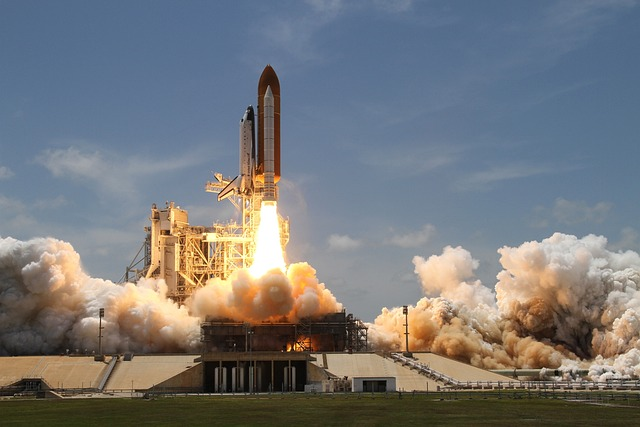
#> input picture ch20/opencv/sample.jpg, 640 x 427 px, found by its file name
$ python opencv_detectEdge.py
#> lines starting #> are read from the running program, lines starting #| are printed output that depends on the picture; after the words box and inside, x2 and y2 are one past the last pixel; in counts of white or black regions, pixels touching at a corner belong together
# opencv_detectEdge.py

import cv2

image = cv2.imread(r'ch20\opencv\sample.jpg')
#> image is the input picture: shape (427, 640, 3); mean B, G, R 121.7, 119.8, 118.5

# edges = cv2.Canny(image, threshold1=100, threshold2=200)
edges = cv2.Canny(image, threshold1=10, threshold2=200)
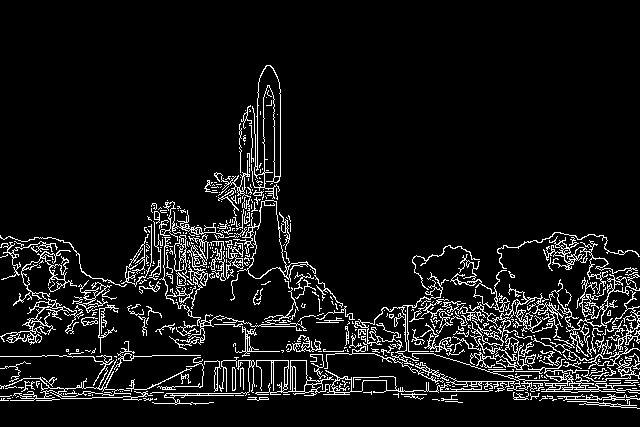
#> edges: shape (427, 640); 8% white in thin lines or dots, all inside (x1, y1, x2, y2) = (0, 65, 640, 409)

cv2.imshow('Edge detected Image', edges)
cv2.waitKey(0)
cv2.destroyAllWindows()

$ run again, with ch20/opencv/candies.jpg copied over ch20/opencv/sample.jpg
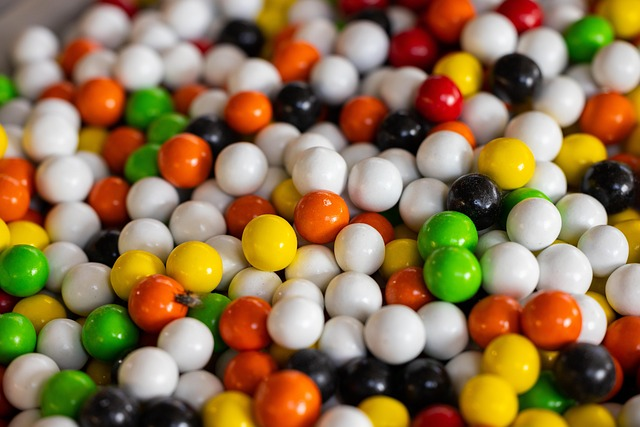
#> input picture ch20/opencv/candies.jpg, 640 x 427 px, found by its file name
#> image is the input picture: shape (427, 640, 3); mean B, G, R 77.2, 115.9, 143.5
#> `edges = cv2.Canny(image, threshold1=10, threshold2=200)`:
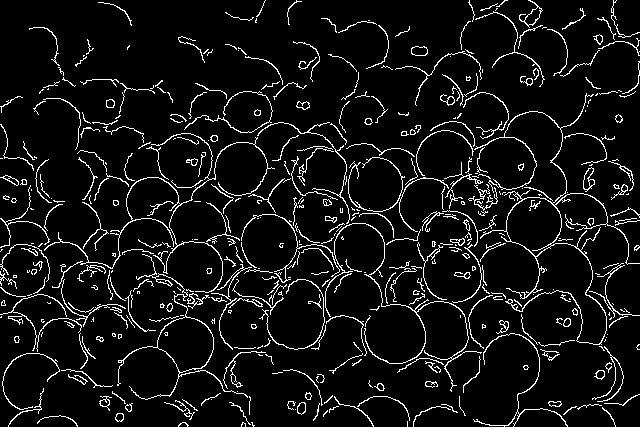
#> edges: shape (427, 640); 7.2% white in thin lines or dots
